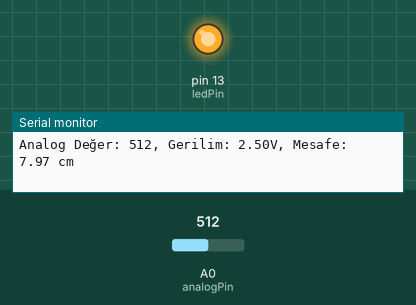
A sketch run on a simulated Arduino Uno, built with avr-gcc and run on an emulated ATmega328P. Shown: output pins drawn as LEDs (lit = HIGH), the last lines printed to the serial monitor. The test bench sets the inputs (shaded band); at power-on: A0 (analogPin) = 512.

Above: at 1.3 s.
1.4 s: A0 (analogPin) set to 253
2.9 s: A0 (analogPin) set to 234
At 3.7 s:
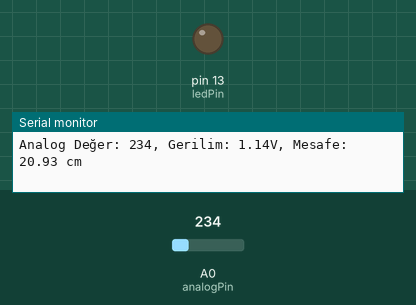
4.5 s: A0 (analogPin) set to 306
At 5.0 s:
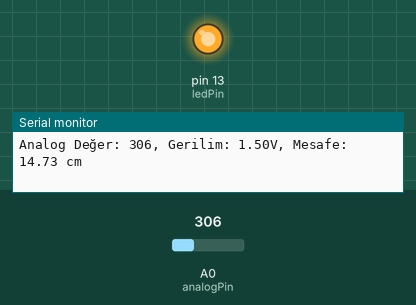
6.0 s: A0 (analogPin) set to 122
At 7.5 s:
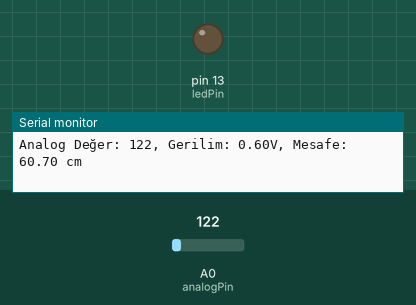
Timing chart, 0 to 9.0 s (numbered marks = the images above; inputs shaded):
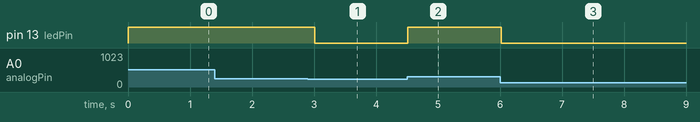

Measured:
- the behaviour switches between 242 and 241 on A0 (analogPin) (found by bisection; images 0 and 1)
- after the input at 2.9 s, pin 13 (ledPin): HIGH → LOW after 0.11 s
- after the input at 4.5 s, pin 13 (ledPin): LOW → HIGH at once
- after the input at 6.0 s, pin 13 (ledPin): HIGH → LOW at once

The sketch:

GP2Y0A02YK0F.ino
```cpp
const int analogPin = A0;
const int ledPin = 13;    // İstediğin bir LED pin numarasını gir
const float voltageMultiplier = 5.0 / 1023.0;

void setup() {
  Serial.begin(9600);
  pinMode(ledPin, OUTPUT);
}

void loop() {
  int sensorValue = analogRead(analogPin);

  float voltage = sensorValue * voltageMultiplier;

  // Mesafeyi formüle göre hesapla | Calculate distance by formula
  float distance = 17.493 / (voltage - 0.3081);

  Serial.print("Analog Değer: ");
  Serial.print(sensorValue);
  Serial.print(", Gerilim: ");
  Serial.print(voltage);
  Serial.print("V, Mesafe: ");
  Serial.print(distance);
  Serial.println(" cm");

  if (distance < 20) {
    digitalWrite(ledPin, HIGH);
  } else {
    digitalWrite(ledPin, LOW);
  }

  delay(500);
}
```
